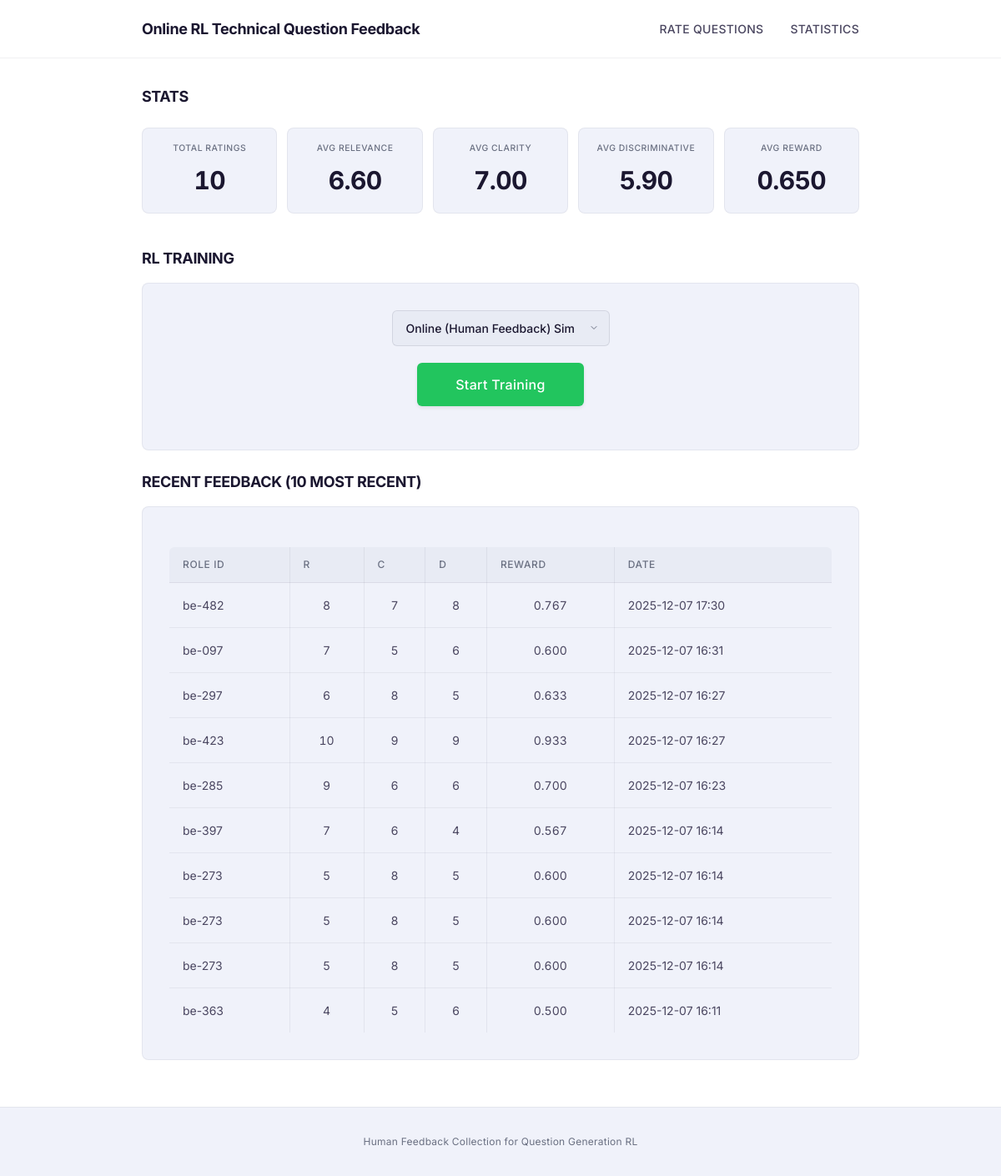
Screenshot of /stats with the database file from the repository.
### database.py (models this page shows, shortened)
class Feedback(Base):
    __tablename__ = "feedback"
    id = Column(Integer, primary_key=True, autoincrement=True)
    question = Column(Text, nullable=False)
    role_context = Column(Text, nullable=True)
    role_id = Column(String(50), nullable=True)
    relevance = Column(Integer, nullable=False)
    clarity = Column(Integer, nullable=False)
    discriminative = Column(Integer, nullable=False)
    comments = Column(Text, nullable=True)
    source = Column(String(20), default="generated")  # 'generated' or 'user_provided'
    created_at = Column(DateTime, default=datetime.utcnow)
    __table_args__ = (
        CheckConstraint('relevance >= 0 AND relevance <= 10', name='check_relevance'),
        CheckConstraint('clarity >= 0 AND clarity <= 10', name='check_clarity'),
        CheckConstraint('discriminative >= 0 AND discriminative <= 10', name='check_discriminative'),
    )

### app.py (the view)
@app.get("/stats")
async def stats_page(request: Request, db: Session = Depends(get_db)):
    stats = db.query(
        func.count(Feedback.id).label("total"),
        func.avg(Feedback.relevance).label("avg_relevance"),
        func.avg(Feedback.clarity).label("avg_clarity"),
        func.avg(Feedback.discriminative).label("avg_discriminative"),
    ).first()
    total_count = stats.total or 0
    avg_relevance = stats.avg_relevance or 0
    avg_clarity = stats.avg_clarity or 0
    avg_discriminative = stats.avg_discriminative or 0
    avg_reward = (avg_relevance + avg_clarity + avg_discriminative) / 30 if total_count > 0 else 0
    recent_feedback = db.query(Feedback).order_by(Feedback.created_at.desc()).limit(20).all()
    return templates.TemplateResponse("stats.html", {
        "request": request,
        "total_count": total_count,
        "avg_relevance": avg_relevance,
        "avg_clarity": avg_clarity,
        "avg_discriminative": avg_discriminative,
        "avg_reward": avg_reward,
        "recent_feedback": recent_feedback,
    })

### database.py (called while the page is built)
def get_db():
    db = SessionLocal()
    try:
        yield db
    finally:
        db.close()

### templates/stats.html (shortened to what this page needs)
{% extends "base.html" %}
{% block content %}
<div class="container">
    <h3 class="section-header" style="margin-bottom: var(--space-6);">Stats</h3>
    <div class="stats-summary">
        <div class="stat-card">
            <h3>Total Ratings</h3>
            <p class="stat-value">{{ total_count }}</p>
        </div>
        <div class="stat-card">
            <h3>Avg Relevance</h3>
            <p class="stat-value">{{ "%.2f"|format(avg_relevance) }}</p>
        </div>
        <div class="stat-card">
            <h3>Avg Clarity</h3>
            <p class="stat-value">{{ "%.2f"|format(avg_clarity) }}</p>
        </div>
        <div class="stat-card">
            <h3>Avg Discriminative</h3>
            <p class="stat-value">{{ "%.2f"|format(avg_discriminative) }}</p>
        </div>
        <div class="stat-card">
            <h3>Avg Reward</h3>
            <p class="stat-value">{{ "%.3f"|format(avg_reward) }}</p>
        </div>
    </div>
    <h3 class="section-header">RL Training</h3>
    <div class="export-section" style="text-align: center;">
        <div class="training-mode-group" style="justify-content: center;">
            <select id="training-mode" class="select-input">
                <option value="online_sim" selected>Online (Human Feedback) Sim</option>
            </select>
        </div>
        <div class="export-links" style="justify-content: center;">
            <button id="start-training-btn" class="btn btn-primary btn-lg" onclick="startTraining()">Start Training</button>
        </div>
    </div>
    {% if recent_feedback %}
    <h3 class="section-header">Recent Feedback ({{ recent_feedback|length }} most recent)</h3>
    <div class="recent-feedback">
        <table>
            <thead>
                <tr>
                    <th>Role ID</th>
                    <th>R</th>
                    <th>C</th>
                    <th>D</th>
                    <th>Reward</th>
                    <th>Date</th>
                </tr>
            </thead>
            <tbody>
                {% for f in recent_feedback %}
                <tr onclick="window.location='/feedback/{{ f.id }}'" style="cursor: pointer;">
                    <td>{{ f.role_id or 'N/A' }}</td>
                    <td>{{ f.relevance }}</td>
                    <td>{{ f.clarity }}</td>
                    <td>{{ f.discriminative }}</td>
                    <td>{{ "%.3f"|format((f.relevance + f.clarity + f.discriminative) / 30) }}</td>
                    <td>{{ f.created_at.strftime('%Y-%m-%d %H:%M') if f.created_at else 'N/A' }}</td>
                </tr>
                {% endfor %}
            </tbody>
        </table>
    </div>
    {% else %}
    <div class="empty-state">
        <p>No feedback collected yet. <a href="/">Start rating questions</a> to see statistics.</p>
    </div>
    {% endif %}
</div>
{% endblock %}

### templates/base.html (shortened to what this page needs)
<!DOCTYPE html>
<html lang="en">
<head>
    <link rel="stylesheet" href="/static/styles.css">
    <link rel="stylesheet" href="https://cdn.jsdelivr.net/npm/easymde/dist/easymde.min.css">
</head>
<body>
    <nav>
        <div class="nav-content">
            <a href="/" class="logo">Online RL Technical Question Feedback</a>
            <div class="nav-links">
                <a href="/">Rate Questions</a>
                <a href="/stats">Statistics</a>
            </div>
        </div>
    </nav>
    <main>
        {% block content %}{% endblock %}
    </main>
    <footer>
        <p>Human Feedback Collection for Question Generation RL</p>
    </footer>
</body>
</html>

### rows the page displays
Feedback: role "be-482", relevance "8", clarity "7", discriminative "8", (f.relevance+f.clarity+f.discriminative)/30 "0.767", created_at "2025-12-07 17:30"
Feedback: role "be-097", relevance "7", clarity "5", discriminative "6", (f.relevance+f.clarity+f.discriminative)/30 "0.600", created_at "2025-12-07 16:31"
Feedback: role "be-297", relevance "6", clarity "8", discriminative "5", (f.relevance+f.clarity+f.discriminative)/30 "0.633", created_at "2025-12-07 16:27"
Feedback: role "be-423", relevance "10", clarity "9", discriminative "9", (f.relevance+f.clarity+f.discriminative)/30 "0.933", created_at "2025-12-07 16:27"
Feedback: role "be-285", relevance "9", clarity "6", discriminative "6", (f.relevance+f.clarity+f.discriminative)/30 "0.700", created_at "2025-12-07 16:23"
Feedback: role "be-397", relevance "7", clarity "6", discriminative "4", (f.relevance+f.clarity+f.discriminative)/30 "0.567", created_at "2025-12-07 16:14"
Feedback: role "be-273", relevance "5", clarity "8", discriminative "5", (f.relevance+f.clarity+f.discriminative)/30 "0.600", created_at "2025-12-07 16:14"
Feedback: role "be-273", relevance "5", clarity "8", discriminative "5", (f.relevance+f.clarity+f.discriminative)/30 "0.600", created_at "2025-12-07 16:14"
Feedback: role "be-273", relevance "5", clarity "8", discriminative "5", (f.relevance+f.clarity+f.discriminative)/30 "0.600", created_at "2025-12-07 16:14"
Feedback: role "be-363", relevance "4", clarity "5", discriminative "6", (f.relevance+f.clarity+f.discriminative)/30 "0.500", created_at "2025-12-07 16:11"

### other values shown
{{ total_count }} "10"
{{ "%.2f"|format(avg_relevance) }} "6.60"
{{ "%.2f"|format(avg_clarity) }} "7.00"
{{ "%.2f"|format(avg_discriminative) }} "5.90"
{{ "%.3f"|format(avg_reward) }} "0.650"
{{ recent_feedback|length }} "10"
